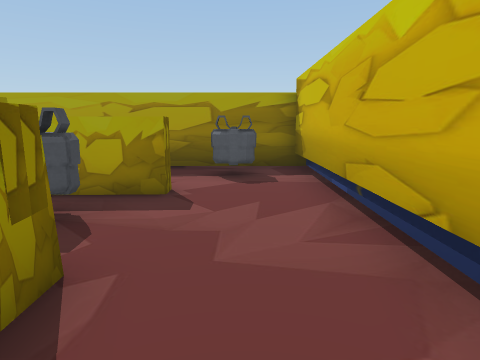
View 1 (above)

16 first-person views from a walk through a 3-D level made in the Unity game engine. The camera is 1.3 m above the floor, tilts 10° down and sees 75° across. The floor is counted in squares, 1 m on a side. Each view is taken from the middle of a square. On the plan, view 1 faces up. The plan holds only what a view shows up to about 14 squares ahead; the rest is blank. The player is left out.

View 2
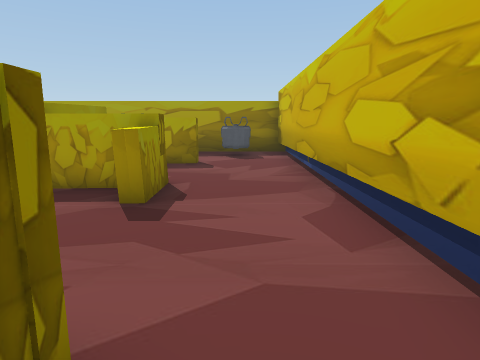

View 3
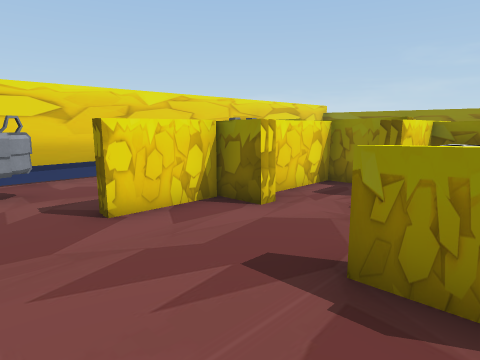

View 4
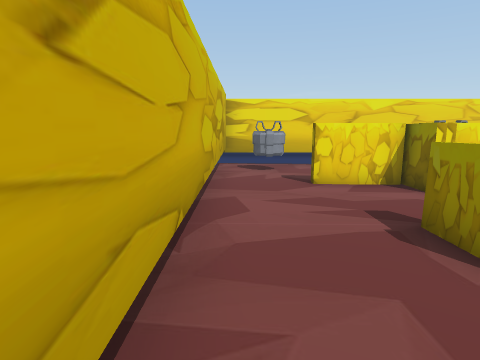

View 5
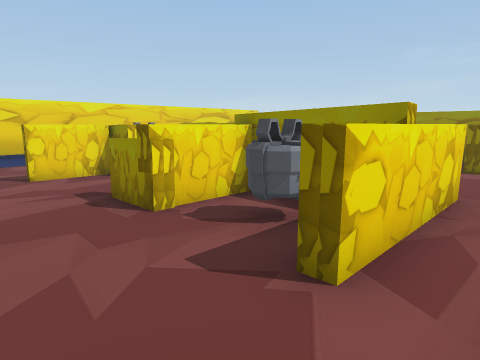

View 6
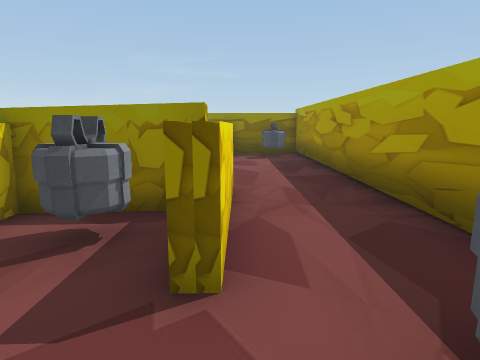

View 7
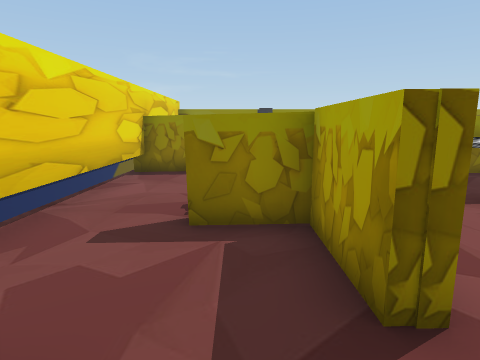

View 8
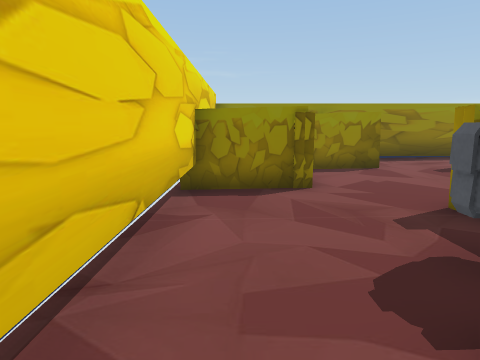

View 9
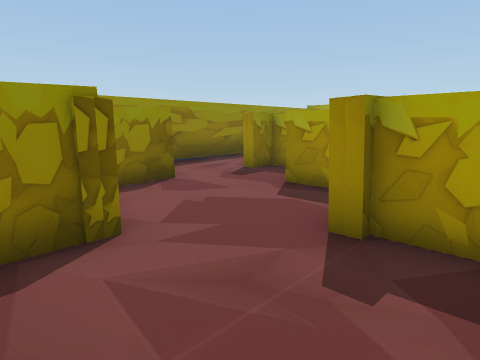

View 10
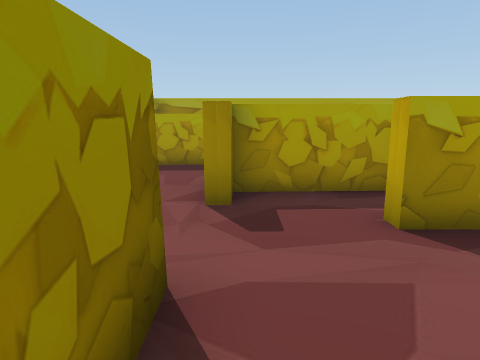

View 11
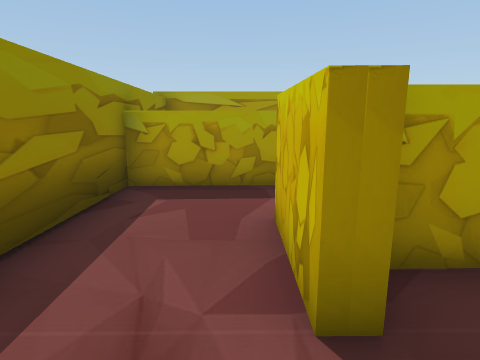

View 12
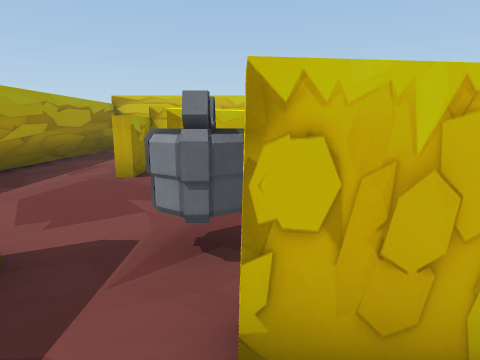

View 13
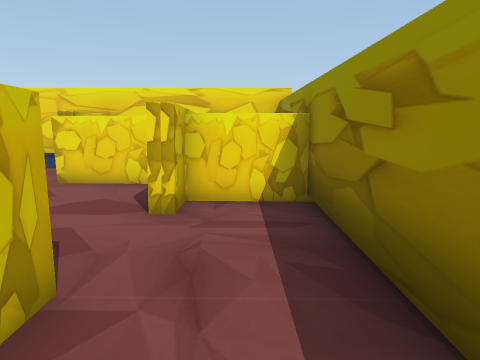

View 14
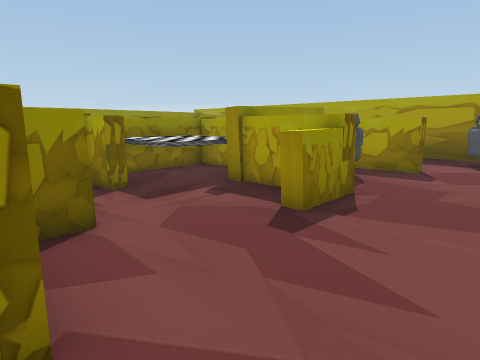

View 15
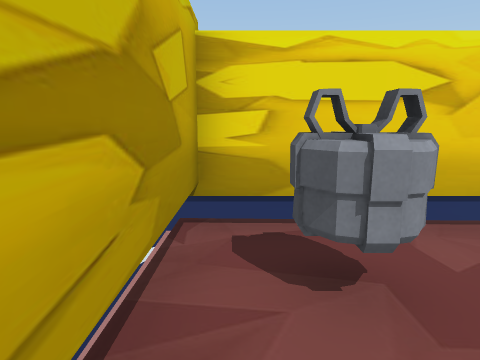

View 16
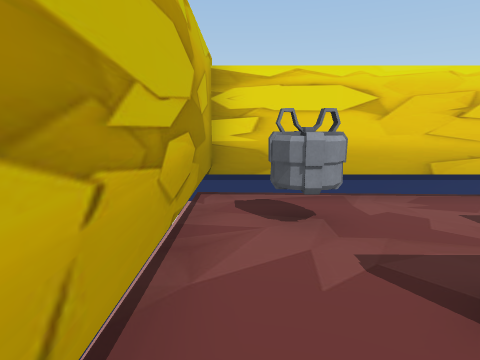

### Floor plan
Key: @ floor where view 1 was taken; # wall or solid block; . main floor; : floor 0.25 m higher than the main floor; - floor 0.25 m lower than the main floor; ^ raised ledge; O other object.
Columns run from 14 left of view 1 to 2 right of it. Each row starts with its distance up from view 1.
  9 ####       ######
  8 #O  #######  OO:#
  7 #O...........OO:#
  6 #   #...##^###..#
  5 #####.  ####....#
  4 #...O.#^^ #OO...#
  3 #..#OO^^^ #.....#
  2 #..####^^^###...#
  1 #..#..^^^^..#...#
  0 #....#####....@.#
 -1 #--....#........#
 -2 #-#--..#^^^^....#
 -3 ###----.#OO^^^..#
 -4   #------OO^....#
 -5   ####----....O.#
 -6      #------..O.#
 -7      ############

Positions as (right, up) in squares from view 1, and headings:
1: (0, 0), facing up
2: (0, -4), facing up
3: (1, 2), facing down-left
4: (1, 5), facing down
5: (1, 7), facing down-left
6: (1, 6), facing left
7: (1, -4), facing left
8: (-2, -6), facing left
9: (-5, -6), facing up-left
10: (-11, -4), facing up
11: (-12, -1), facing up
12: (-13, 3), facing right
13: (-13, 3), facing down
14: (1, -3), facing up-left
15: (1, -3), facing down
16: (1, -1), facing down
